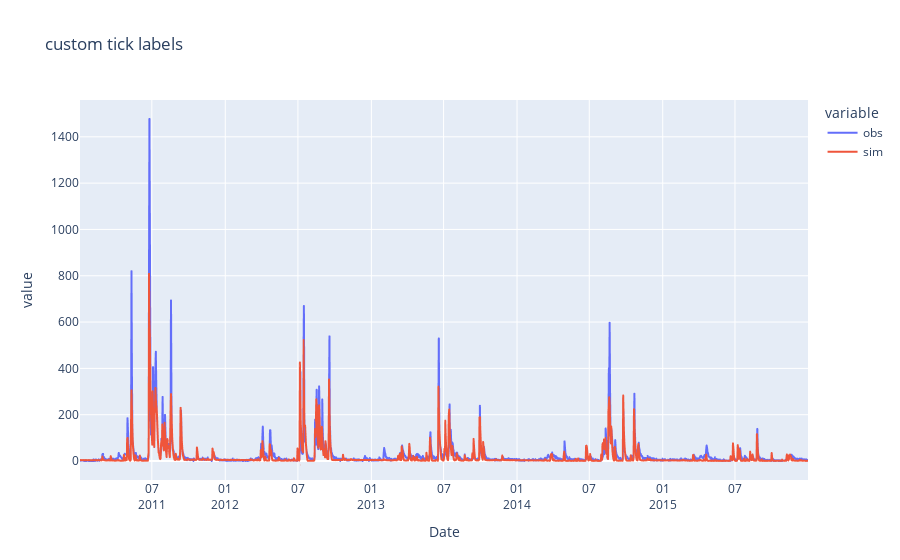

This figure's notebook cell:
### Code cell
import plotly.express as px

fig = px.line(data, x="Date", y=data.columns,
              hover_data={"Date": "|%B %d, %Y"},
              title='custom tick labels')
fig.update_xaxes(
    dtick="M6",
    tickformat="%m\n%Y")
fig.show()

df = px.data.stocks()
df

### Figure 1 — Plotly figure (JSON) as saved in the notebook; plotly's stock layout.template omitted (floating-point values rounded to 4 significant figures; data arrays with more than 128 entries replaced by an {"elided": "..."} marker saying what was removed)
{"data": [{"hovertemplate": "variable=obs<br>Date=%{x|%B %d, %Y}<br>value=%{y}<extra></extra>", "legendgroup": "obs", "line": {"color": "#636efa", "dash": "solid"}, "mode": "lines", "name": "obs", "showlegend": true, "type": "scattergl", "x": {"elided": "1825 str values"}, "xaxis": "x", "y": {"elided": "1825 float values"}, "yaxis": "y"}, {"hovertemplate": "variable=sim<br>Date=%{x|%B %d, %Y}<br>value=%{y}<extra></extra>", "legendgroup": "sim", "line": {"color": "#EF553B", "dash": "solid"}, "mode": "lines", "name": "sim", "showlegend": true, "type": "scattergl", "x": {"elided": "1825 str values"}, "xaxis": "x", "y": {"elided": "1825 float values"}, "yaxis": "y"}], "layout": {"legend": {"title": {"text": "variable"}, "tracegroupgap": 0}, "title": {"text": "custom tick labels"}, "xaxis": {"anchor": "y", "domain": [0, 1], "dtick": "M6", "tickformat": "%m\n%Y", "title": {"text": "Date"}}, "yaxis": {"anchor": "x", "domain": [0, 1], "title": {"text": "value"}}}}
